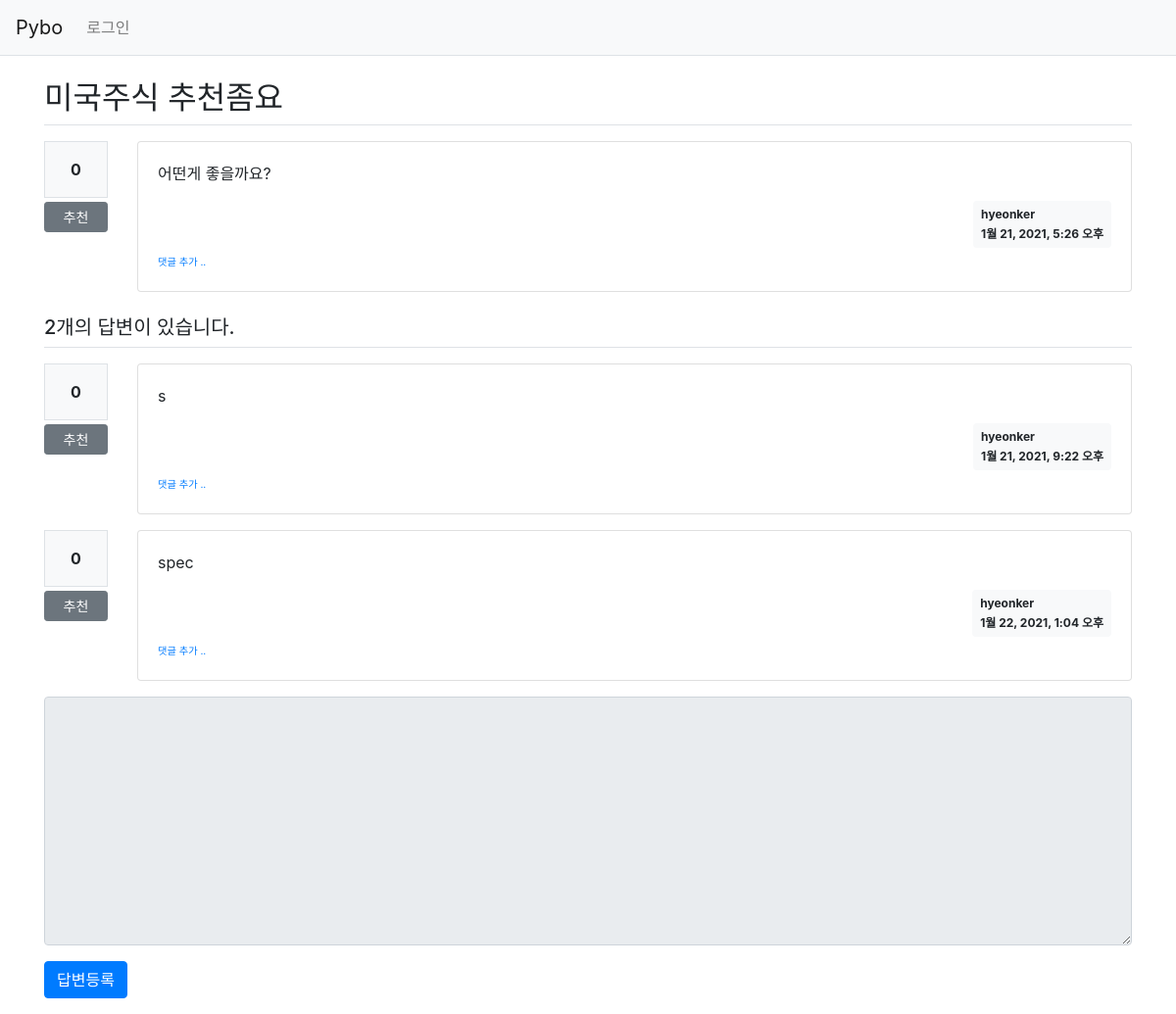
Page /pybo/3/ on the committed database.
### pybo/models.py (models this page shows, shortened)
class Question(models.Model):
    author = models.ForeignKey(User, on_delete=models.CASCADE, related_name='author_question')
    subject = models.CharField(max_length=200)
    content = models.TextField()
    create_date = models.DateTimeField()
    modify_date = models.DateTimeField(null=True, blank=True)
    voter = models.ManyToManyField(User, related_name='voter_question')

class Answer(models.Model):
    author = models.ForeignKey(User, on_delete=models.CASCADE, related_name='author_answer')
    question = models.ForeignKey(Question, on_delete=models.CASCADE)
    content = models.TextField()
    create_date = models.DateTimeField()
    modify_date = models.DateTimeField(null=True, blank=True)
    voter = models.ManyToManyField(User, related_name='voter_answer')

### pybo/views/base_views.py (the view)
# urls.py: path('<int:question_id>/', base_views.detail, name='detail'),
def detail(request, question_id):
    question = get_object_or_404(Question, pk=question_id)
    context = {'question': question}
    return render(request, 'pybo/question_detail.html', context)

### pybo/templatetags/pybo_filter.py (called while the page is built)
@register.filter()
def mark(value):
    extensions = ["nl2br", "fenced_code"]
    return mark_safe(markdown.markdown(value, extensions=extensions))

### templates/pybo/question_detail.html (shortened to what this page needs)
{% extends 'base.html' %}
{% load pybo_filter %}
{% block content %}
<div class="container my-3">
    <h2 class="border-bottom py-2">{{ question.subject }}</h2>
    <div class="row my-3">
        <div class="col-1">
            <div class="bg-light text-center p-3 border font-weight-bolder mb-1">{{question.voter.count}}</div>
            <a href="#" data-uri="{% url 'pybo:vote_question' question.id  %}"
               class="recommend btn btn-sm btn-secondary btn-block my-1">추천</a>
        </div>
        <div class="col-11">
            <div class="card">
                <div class="card-body">
                    <div class="card-text">{{ question.content|mark }}</div>
                    <div class="d-flex justify-content-end">
                        <div class="badge badge-light p-2 text-left">
                            <div class="mb-2">{{ question.author.username }}</div>
                            <div>{{ question.create_date }}</div>
                        </div>
                    </div>
                    <div>
                        <a href="{% url 'pybo:comment_create_question' question.id  %}"
                           class="small"><small>댓글 추가 ..</small></a>
                    </div>
                </div>
            </div>
        </div>
    </div>
    <h5 class="border-bottom my-3 py-2">{{question.answer_set.count}}개의 답변이 있습니다.</h5>
    {% for answer in question.answer_set.all %}
    <div class="row my-3">
        <div class="col-1">
            <div class="bg-light text-center p-3 border font-weight-bolder mb-1">{{answer.voter.count}}</div>
            <a href="#" data-uri="{% url 'pybo:vote_answer' answer.id  %}"
                class="recommend btn btn-sm btn-secondary btn-block my-1">추천</a>
        </div>
        <div class="col-11">
            <div class="card">
                <div class="card-body">
                    <div class="card-text">{{ answer.content|mark }}</div>
                    <div class="d-flex justify-content-end">
                        <div class="badge badge-light p-2 text-left">
                            <div class="mb-2">{{ answer.author.username }}</div>
                            <div>{{ answer.create_date }}</div>
                        </div>
                    </div>
                    <div>
                        <a href="{% url 'pybo:comment_create_answer' answer.id  %}"
                           class="small"><small>댓글 추가 ..</small></a>
                    </div>
                </div>
            </div>
        </div>
    </div>
    {% endfor %}
    <form action="{% url 'pybo:answer_create' question.id %}" method="post" class="my-3">
        <div class="form-group">
            <textarea {% if not user.is_authenticated %}disabled{% endif %}
              name="content" id="content" class="form-control" rows="10"></textarea>
        </div>
        <input type="submit" value="답변등록" class="btn btn-primary">
    </form>
</div>
{% endblock %}

### rows in the picture
Question: subject "미국주식 추천좀요", voter.count "0", content|mark "어떤게 좋을까요?", author.username "hyeonker", create_date "1월 21, 2021, 5:26 오후", answer_set.count "2"
Answer: voter.count "0", content|mark "s", author.username "hyeonker", create_date "1월 21, 2021, 9:22 오후"
Answer: voter.count "0", content|mark "spec", author.username "hyeonker", create_date "1월 22, 2021, 1:04 오후"
